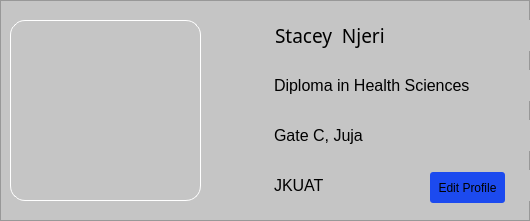
                           <widget class="QFrame" name="frame_14">
                            <property name="minimumSize">
                             <size>
                              <width>515</width>
                              <height>221</height>
                             </size>
                            </property>
                            <property name="maximumSize">
                             <size>
                              <width>530</width>
                              <height>221</height>
                             </size>
                            </property>
                            <property name="autoFillBackground">
                             <bool>false</bool>
                            </property>
                            <property name="styleSheet">
                             <string notr="true">background-color: rgb(197, 197, 197);
</string>
                            </property>
                            <property name="frameShape">
                             <enum>QFrame::StyledPanel</enum>
                            </property>
                            <property name="frameShadow">
                             <enum>QFrame::Raised</enum>
                            </property>
                            <widget class="QLabel" name="label_3">
                             <property name="geometry">
                              <rect>
                               <x>260</x>
                               <y>20</y>
                               <width>511</width>
                               <height>31</height>
                              </rect>
                             </property>
                             <property name="font">
                              <font>
                               <family>HoloLens MDL2 Assets</family>
                               <pointsize>14</pointsize>
                               <weight>50</weight>
                               <bold>false</bold>
                              </font>
                             </property>
                             <property name="styleSheet">
                              <string notr="true">padding-left:10px</string>
                             </property>
                             <property name="text">
                              <string>Stacey  Njeri</string>
                             </property>
                             <property name="alignment">
                              <set>Qt::AlignLeading|Qt::AlignLeft|Qt::AlignVCenter</set>
                             </property>
                            </widget>
                            <widget class="QLabel" name="label_4">
                             <property name="geometry">
                              <rect>
                               <x>10</x>
                               <y>20</y>
                               <width>191</width>
                               <height>181</height>
                              </rect>
                             </property>
                             <property name="styleSheet">
                              <string notr="true">border:1px solid white;
border-radius:15px</string>
                             </property>
                             <property name="text">
                              <string/>
                             </property>
                             <property name="pixmap">
                              <pixmap>../../../Downloads/prof.jpg</pixmap>
                             </property>
                             <property name="scaledContents">
                              <bool>true</bool>
                             </property>
                            </widget>
                            <widget class="QLabel" name="label_7">
                             <property name="geometry">
                              <rect>
                               <x>226</x>
                               <y>20</y>
                               <width>31</width>
                               <height>31</height>
                              </rect>
                             </property>
                             <property name="text">
                              <string/>
                             </property>
                             <property name="pixmap">
                              <pixmap resource="resources.qrc">:/icons/icons/name.png</pixmap>
                             </property>
                             <property name="scaledContents">
                              <bool>true</bool>
                             </property>
                            </widget>
                            <widget class="QLabel" name="label_8">
                             <property name="geometry">
                              <rect>
                               <x>226</x>
                               <y>70</y>
                               <width>31</width>
                               <height>31</height>
                              </rect>
                             </property>
                             <property name="text">
                              <string/>
                             </property>
                             <property name="pixmap">
                              <pixmap resource="resources.qrc">:/icons/icons/grad.png</pixmap>
                             </property>
                             <property name="scaledContents">
                              <bool>true</bool>
                             </property>
                            </widget>
                            <widget class="QLabel" name="label_5">
                             <property name="geometry">
                              <rect>
                               <x>260</x>
                               <y>70</y>
                               <width>511</width>
                               <height>31</height>
                              </rect>
                             </property>
                             <property name="font">
                              <font>
                               <family>Segoe UI</family>
                               <pointsize>12</pointsize>
                               <weight>50</weight>
                               <bold>false</bold>
                              </font>
                             </property>
                             <property name="styleSheet">
                              <string notr="true">padding-left:10px</string>
                             </property>
                             <property name="text">
                              <string>Diploma in Health Sciences</string>
                             </property>
                             <property name="alignment">
                              <set>Qt::AlignLeading|Qt::AlignLeft|Qt::AlignVCenter</set>
                             </property>
                            </widget>
                            <widget class="QLabel" name="label_9">
                             <property name="geometry">
                              <rect>
                               <x>226</x>
                               <y>120</y>
                               <width>31</width>
                               <height>31</height>
                              </rect>
                             </property>
                             <property name="text">
                              <string/>
                             </property>
                             <property name="pixmap">
                              <pixmap resource="resources.qrc">:/icons/icons/location.png</pixmap>
                             </property>
                             <property name="scaledContents">
                              <bool>true</bool>
                             </property>
                            </widget>
                            <widget class="QLabel" name="label_10">
                             <property name="geometry">
                              <rect>
                               <x>260</x>
                               <y>120</y>
                               <width>511</width>
                               <height>31</height>
                              </rect>
                             </property>
                             <property name="font">
                              <font>
                               <family>Segoe UI</family>
                               <pointsize>12</pointsize>
                               <weight>50</weight>
                               <bold>false</bold>
                              </font>
                             </property>
                             <property name="styleSheet">
                              <string notr="true">padding-left:10px</string>
                             </property>
                             <property name="text">
                              <string>Gate C, Juja</string>
                             </property>
                             <property name="alignment">
                              <set>Qt::AlignLeading|Qt::AlignLeft|Qt::AlignVCenter</set>
                             </property>
                            </widget>
                            <widget class="QLabel" name="label_11">
                             <property name="geometry">
                              <rect>
                               <x>226</x>
                               <y>170</y>
                               <width>31</width>
                               <height>31</height>
                              </rect>
                             </property>
                             <property name="text">
                              <string/>
                             </property>
                             <property name="pixmap">
                              <pixmap resource="resources.qrc">:/icons/icons/institution.png</pixmap>
                             </property>
                             <property name="scaledContents">
                              <bool>true</bool>
                             </property>
                            </widget>
                            <widget class="QLabel" name="label_12">
                             <property name="geometry">
                              <rect>
                               <x>260</x>
                               <y>170</y>
                               <width>511</width>
                               <height>31</height>
                              </rect>
                             </property>
                             <property name="font">
                              <font>
                               <family>Segoe UI</family>
                               <pointsize>12</pointsize>
                               <weight>50</weight>
                               <bold>false</bold>
                              </font>
                             </property>
                             <property name="styleSheet">
                              <string notr="true">padding-left:10px</string>
                             </property>
                             <property name="text">
                              <string>JKUAT</string>
                             </property>
                             <property name="alignment">
                              <set>Qt::AlignLeading|Qt::AlignLeft|Qt::AlignVCenter</set>
                             </property>
                            </widget>
                            <widget class="QPushButton" name="pushButton_4">
                             <property name="geometry">
                              <rect>
                               <x>430</x>
                               <y>172</y>
                               <width>75</width>
                               <height>31</height>
                              </rect>
                             </property>
                             <property name="cursor">
                              <cursorShape>PointingHandCursor</cursorShape>
                             </property>
                             <property name="styleSheet">
                              <string notr="true">background-color: rgb(28, 74, 239);
border-radius:3px</string>
                             </property>
                             <property name="text">
                              <string>Edit Profile</string>
                             </property>
                            </widget>
                            <zorder>label_3</zorder>
                            <zorder>label_4</zorder>
                            <zorder>label_7</zorder>
                            <zorder>label_5</zorder>
                            <zorder>label_8</zorder>
                            <zorder>label_10</zorder>
                            <zorder>label_12</zorder>
                            <zorder>label_9</zorder>
                            <zorder>label_11</zorder>
                            <zorder>pushButton_4</zorder>
                           </widget>
